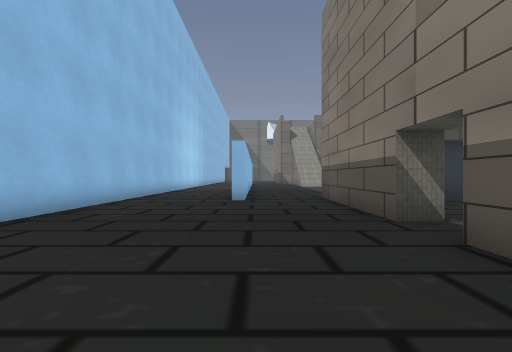
view 1 (above)

24 first-person views from a walk through a 3-D level made in the Godot game engine. The camera is 1.3 m above the floor, looks level and sees 85° across. The floor is counted in squares, 2 m on a side. Each view is taken from the middle of a square. On the plan, view 1 faces up. The plan holds only what a view shows up to about 9 squares ahead; the rest is blank. The place goes on beyond the plan. Some surface patterns are stand-ins.

view 2
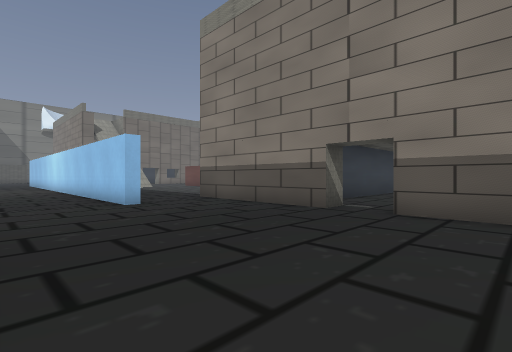

view 3
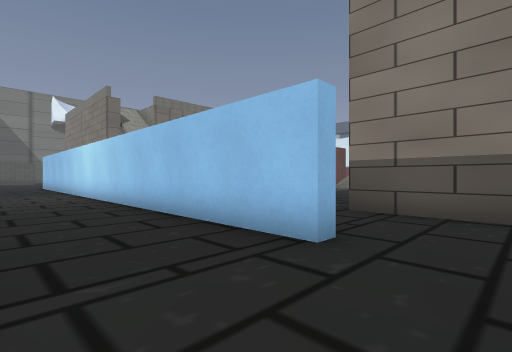

view 4
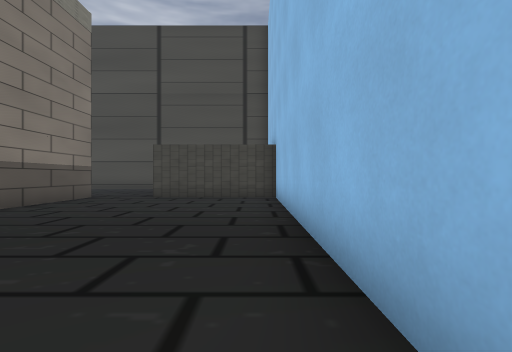

view 5
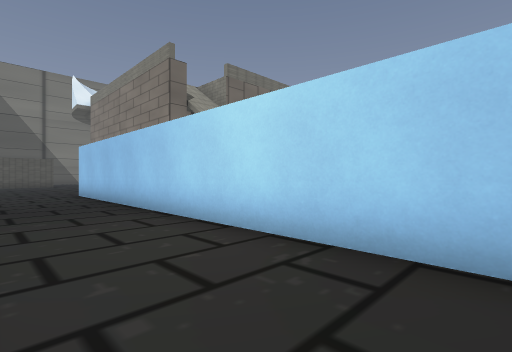

view 6
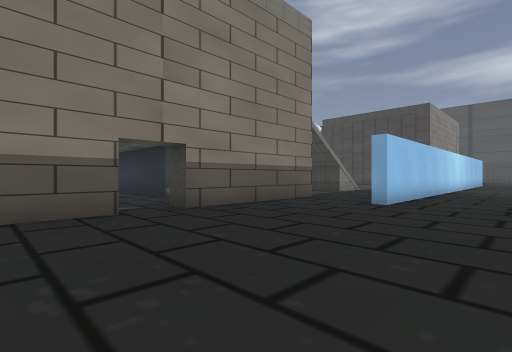

view 7
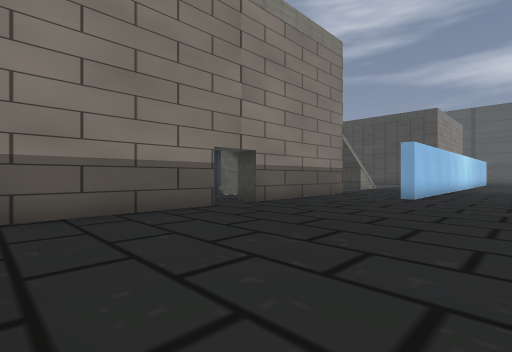

view 8
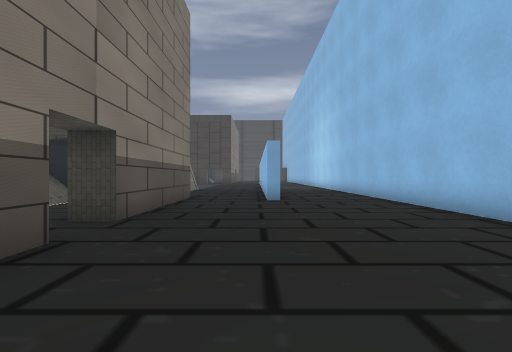

view 9
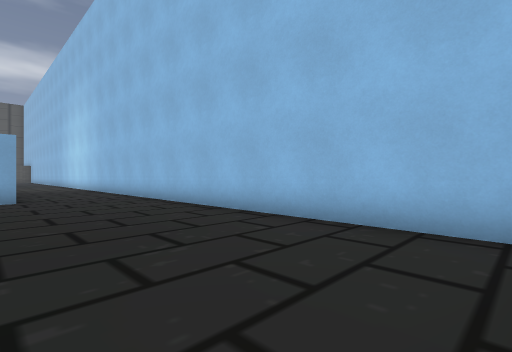

view 10
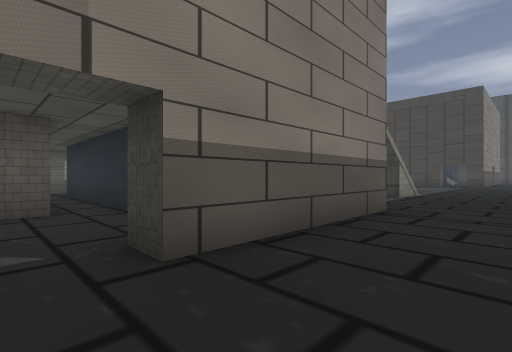

view 11
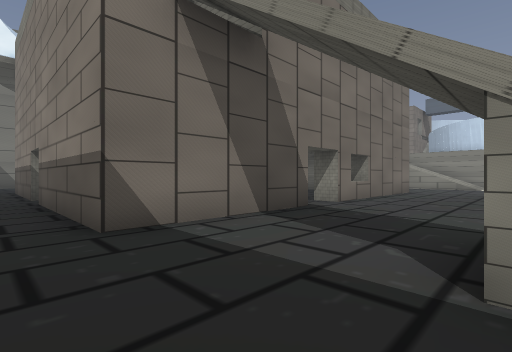

view 12
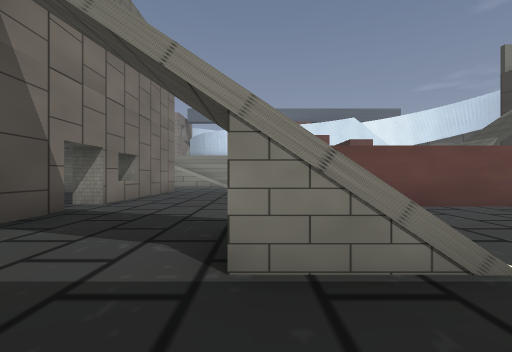

view 13
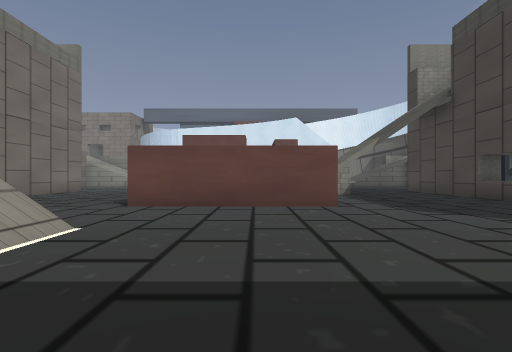

view 14
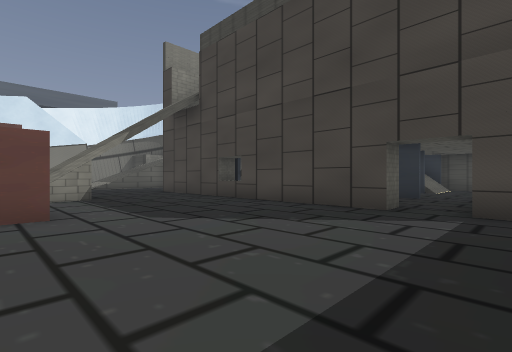

view 15
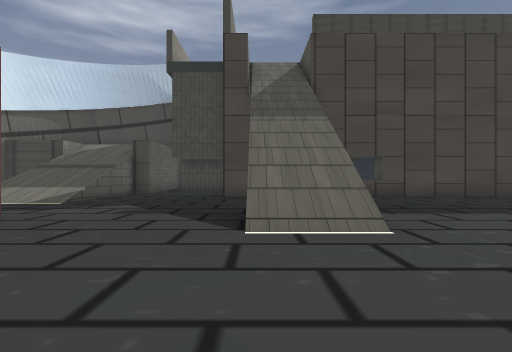

view 16
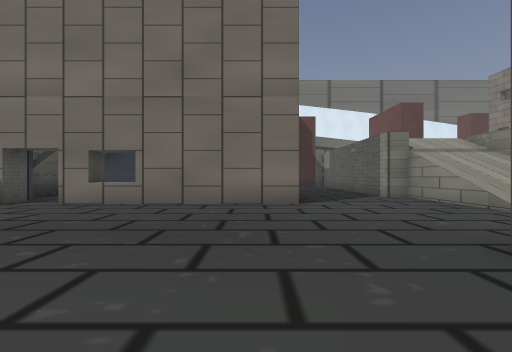

view 17
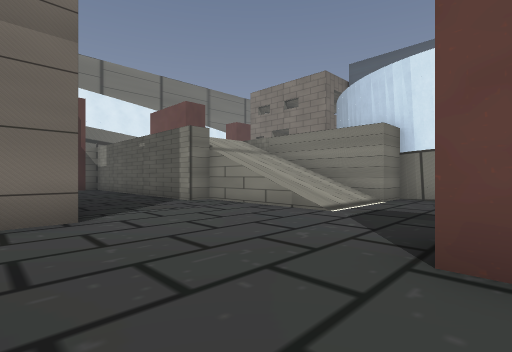

view 18
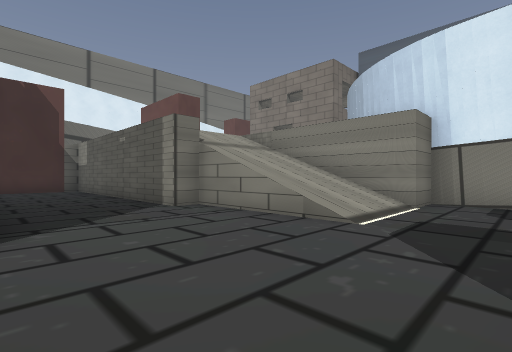

view 19
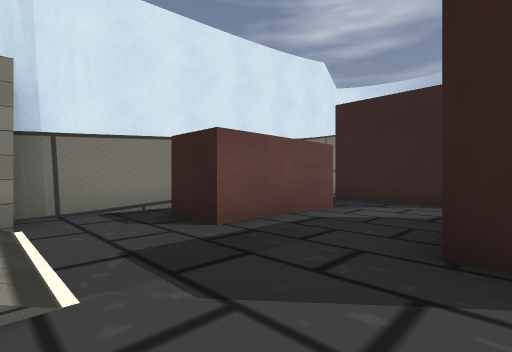

view 20
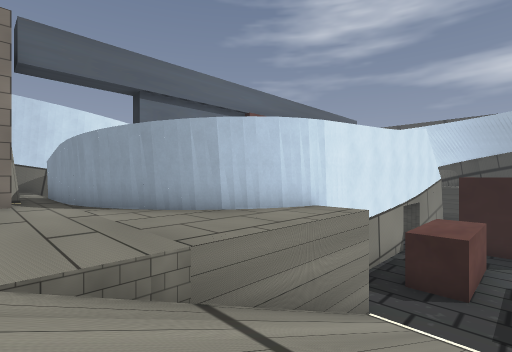

view 21
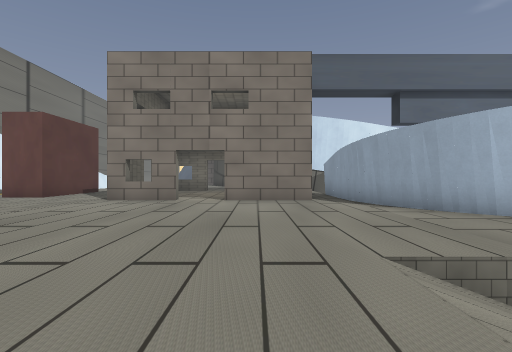

view 22
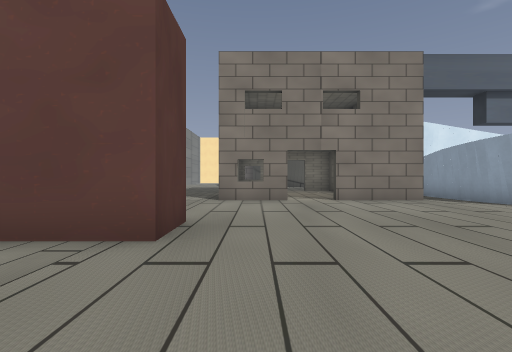

view 23
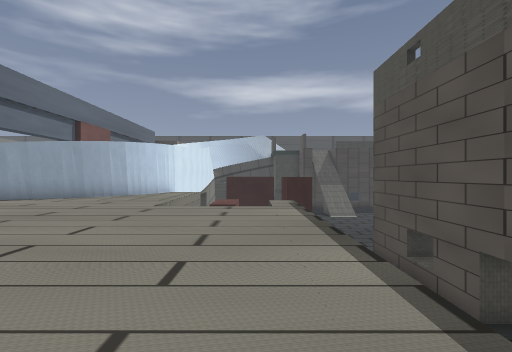

view 24
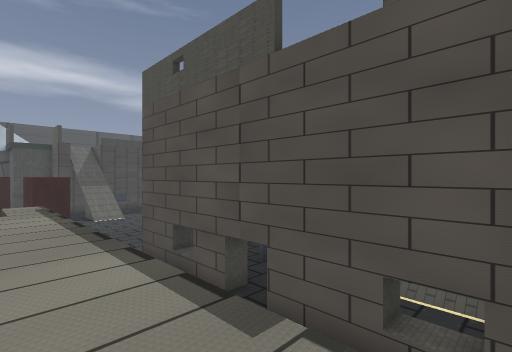

### Floor plan
Key: @ floor where view 1 was taken; # wall or solid block; . main floor; : floor 4 m higher than the main floor; / step, stairs or slope; = window, fence, low wall or low ledge; ^ raised ledge.
Columns run from 4 left of view 1 to 27 right of it. Each row starts with its distance up from view 1.
 32 #.....#         ##   : :# :::::
 31 #.....#       /..^. ::::##:::##
 30 #.....#       /. #..:::::::::#
 29 #.....#          #..:::::::::::
 28 #.........#     ....:::::::::::
 27 #.....#....... ..#..:::::::::#
 26 #.....#..######..#..////:::::#
 25 #.....# ./#     .^..=///:::::::#
 24 #.....#  /# ..   #...///:::#####
 23 #...#.#####.######...///::##
 22 #...#................///:##
 21  ...#................///:#
 20  ...#....................#
 19  ...#..//................#
 18  ...#..//.... .....#..##.#
 17  ...#......#   ...  ..# .#
 16  ...#......#   ...  ..# .#
 15  ...#......#  ..... ...
 14  ...# .....# .......####
 13  ...# .........//...#
 12  ...# .........//.....
 11  ...# .........#/......
 10  ...#................///
  9 #...#.......... .....///
  8 #...#.#.##########...///
  7 #.....#...   #
  6 #.....#...
  5 #.....#..##
  4 #..........
  3 #........
  2 #.....#
  1 #.....#
  0 #...@.#
 -1 #.....#
 -2 #####..

Positions as (right, up) in squares from view 1, and headings:
1: (0, 0), facing up
2: (-3, 1), facing up-right
3: (-3, 6), facing up-right
4: (-3, 7), facing down
5: (-3, 13), facing up-right
6: (-3, 30), facing down-right
7: (-3, 32), facing down-right
8: (0, 31), facing down
9: (0, 32), facing down-left
10: (0, 28), facing down-right
11: (1, 19), facing up-right
12: (1, 19), facing right
13: (1, 15), facing right
14: (2, 14), facing down-right
15: (12, 17), facing down
16: (12, 16), facing up
17: (12, 18), facing up-right
18: (13, 19), facing up-right
19: (15, 21), facing down-right
20: (17, 26), facing down-right
21: (17, 27), facing right
22: (17, 30), facing right
23: (17, 32), facing down
24: (17, 32), facing down-left
